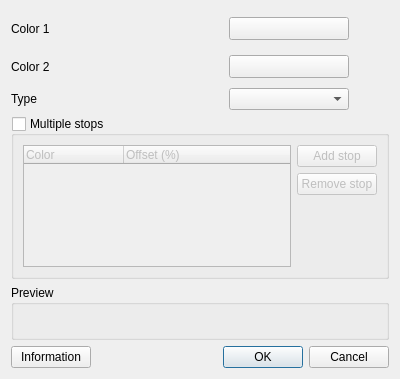
<?xml version="1.0" encoding="UTF-8"?>
<ui version="4.0">
 <class>QgsVectorGradientColorRampV2DialogBase</class>
 <widget class="QDialog" name="QgsVectorGradientColorRampV2DialogBase">
  <property name="geometry">
   <rect>
    <x>0</x>
    <y>0</y>
    <width>400</width>
    <height>379</height>
   </rect>
  </property>
  <property name="windowTitle">
   <string>Gradient color ramp</string>
  </property>
  <layout class="QVBoxLayout" name="verticalLayout">
   <item>
    <layout class="QGridLayout">
     <item row="0" column="0">
      <widget class="QLabel" name="label">
       <property name="text">
        <string>Color 1</string>
       </property>
       <property name="buddy">
        <cstring>btnColor1</cstring>
       </property>
      </widget>
     </item>
     <item row="1" column="0">
      <widget class="QLabel" name="label_2">
       <property name="text">
        <string>Color 2</string>
       </property>
       <property name="buddy">
        <cstring>btnColor2</cstring>
       </property>
      </widget>
     </item>
     <item row="0" column="2" rowspan="2">
      <spacer>
       <property name="orientation">
        <enum>Qt::Horizontal</enum>
       </property>
       <property name="sizeType">
        <enum>QSizePolicy::Preferred</enum>
       </property>
       <property name="sizeHint" stdset="0">
        <size>
         <width>40</width>
         <height>71</height>
        </size>
       </property>
      </spacer>
     </item>
     <item row="2" column="1">
      <widget class="QComboBox" name="cboType">
       <property name="sizePolicy">
        <sizepolicy hsizetype="Minimum" vsizetype="Fixed">
         <horstretch>0</horstretch>
         <verstretch>0</verstretch>
        </sizepolicy>
       </property>
       <property name="styleSheet">
        <string notr="true"/>
       </property>
       <property name="sizeAdjustPolicy">
        <enum>QComboBox::AdjustToMinimumContentsLength</enum>
       </property>
      </widget>
     </item>
     <item row="1" column="1">
      <widget class="QgsColorButtonV2" name="btnColor2">
       <property name="minimumSize">
        <size>
         <width>120</width>
         <height>0</height>
        </size>
       </property>
       <property name="maximumSize">
        <size>
         <width>120</width>
         <height>16777215</height>
        </size>
       </property>
       <property name="text">
        <string/>
       </property>
      </widget>
     </item>
     <item row="2" column="0">
      <widget class="QLabel" name="label_3">
       <property name="text">
        <string>Type</string>
       </property>
      </widget>
     </item>
     <item row="0" column="1">
      <widget class="QgsColorButtonV2" name="btnColor1">
       <property name="minimumSize">
        <size>
         <width>120</width>
         <height>0</height>
        </size>
       </property>
       <property name="maximumSize">
        <size>
         <width>120</width>
         <height>16777215</height>
        </size>
       </property>
       <property name="text">
        <string/>
       </property>
      </widget>
     </item>
    </layout>
   </item>
   <item>
    <widget class="QGroupBox" name="groupStops">
     <property name="sizePolicy">
      <sizepolicy hsizetype="Preferred" vsizetype="Preferred">
       <horstretch>0</horstretch>
       <verstretch>1</verstretch>
      </sizepolicy>
     </property>
     <property name="title">
      <string>Multiple stops</string>
     </property>
     <property name="checkable">
      <bool>true</bool>
     </property>
     <property name="checked">
      <bool>false</bool>
     </property>
     <layout class="QGridLayout" name="gridLayout_1">
      <item row="0" column="0" rowspan="3">
       <widget class="QTreeWidget" name="treeStops">
        <property name="rootIsDecorated">
         <bool>false</bool>
        </property>
        <property name="columnCount">
         <number>2</number>
        </property>
        <column>
         <property name="text">
          <string>Color</string>
         </property>
        </column>
        <column>
         <property name="text">
          <string>Offset (%)</string>
         </property>
        </column>
       </widget>
      </item>
      <item row="0" column="1">
       <widget class="QPushButton" name="btnAddStop">
        <property name="text">
         <string>Add stop</string>
        </property>
       </widget>
      </item>
      <item row="1" column="1">
       <widget class="QPushButton" name="btnRemoveStop">
        <property name="text">
         <string>Remove stop</string>
        </property>
       </widget>
      </item>
     </layout>
    </widget>
   </item>
   <item>
    <widget class="QGroupBox" name="groupBox">
     <property name="title">
      <string>Preview</string>
     </property>
     <layout class="QVBoxLayout" name="verticalLayout_2">
      <item>
       <widget class="QLabel" name="lblPreview">
        <property name="frameShape">
         <enum>QFrame::NoFrame</enum>
        </property>
        <property name="text">
         <string/>
        </property>
        <property name="alignment">
         <set>Qt::AlignCenter</set>
        </property>
       </widget>
      </item>
     </layout>
    </widget>
   </item>
   <item>
    <layout class="QHBoxLayout" name="horizontalLayout">
     <item>
      <widget class="QPushButton" name="btnInformation">
       <property name="text">
        <string>Information</string>
       </property>
      </widget>
     </item>
     <item>
      <widget class="QDialogButtonBox" name="buttonBox">
       <property name="orientation">
        <enum>Qt::Horizontal</enum>
       </property>
       <property name="standardButtons">
        <set>QDialogButtonBox::Cancel|QDialogButtonBox::Ok</set>
       </property>
      </widget>
     </item>
    </layout>
   </item>
  </layout>
 </widget>
 <customwidgets>
  <customwidget>
   <class>QgsColorButtonV2</class>
   <extends>QToolButton</extends>
   <header>qgscolorbuttonv2.h</header>
   <container>1</container>
  </customwidget>
 </customwidgets>
 <tabstops>
  <tabstop>btnColor1</tabstop>
  <tabstop>btnColor2</tabstop>
  <tabstop>cboType</tabstop>
  <tabstop>groupStops</tabstop>
  <tabstop>treeStops</tabstop>
  <tabstop>btnAddStop</tabstop>
  <tabstop>btnRemoveStop</tabstop>
  <tabstop>btnInformation</tabstop>
  <tabstop>buttonBox</tabstop>
 </tabstops>
 <resources/>
 <connections>
  <connection>
   <sender>buttonBox</sender>
   <signal>accepted()</signal>
   <receiver>QgsVectorGradientColorRampV2DialogBase</receiver>
   <slot>accept()</slot>
   <hints>
    <hint type="sourcelabel">
     <x>267</x>
     <y>354</y>
    </hint>
    <hint type="destinationlabel">
     <x>168</x>
     <y>256</y>
    </hint>
   </hints>
  </connection>
  <connection>
   <sender>buttonBox</sender>
   <signal>rejected()</signal>
   <receiver>QgsVectorGradientColorRampV2DialogBase</receiver>
   <slot>reject()</slot>
   <hints>
    <hint type="sourcelabel">
     <x>372</x>
     <y>354</y>
    </hint>
    <hint type="destinationlabel">
     <x>371</x>
     <y>259</y>
    </hint>
   </hints>
  </connection>
 </connections>
</ui>
